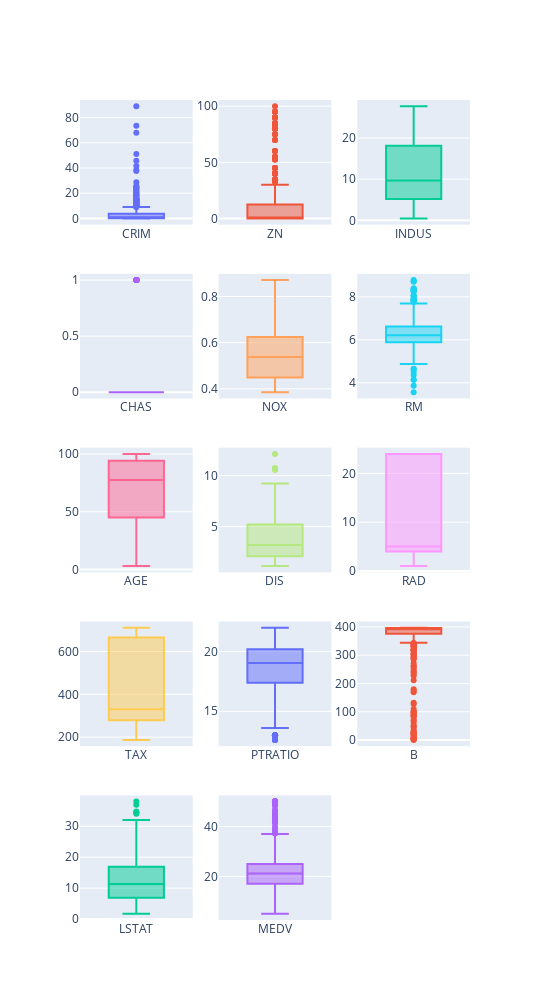

The code cell stored with this chart in its notebook:
### Code cell
total_items = len(df.columns)
items_per_row = 3
total_rows = math.ceil(total_items / items_per_row)

fig = make_subplots(rows=total_rows, cols=items_per_row)

cur_row = 1
cur_col = 1

for index, column in enumerate(df.columns):
    fig.add_trace(go.Box(y=df[column], name=column), row=cur_row, col=cur_col)
    
    if cur_col % items_per_row == 0:
        cur_col = 1
        cur_row = cur_row + 1
    else:
        cur_col = cur_col + 1
    

fig.update_layout(height=1000, width=550,  showlegend=False)
fig.show()

### Figure 1 — Plotly figure (JSON) as saved in the notebook; plotly's stock layout.template omitted (floating-point values rounded to 4 significant figures; data arrays with more than 128 entries replaced by an {"elided": "..."} marker saying what was removed)
{"data": [{"name": "CRIM", "type": "box", "xaxis": "x", "y": {"elided": "506 float values"}, "yaxis": "y"}, {"name": "ZN", "type": "box", "xaxis": "x2", "y": {"elided": "506 float values"}, "yaxis": "y2"}, {"name": "INDUS", "type": "box", "xaxis": "x3", "y": {"elided": "506 float values"}, "yaxis": "y3"}, {"name": "CHAS", "type": "box", "xaxis": "x4", "y": {"elided": "506 int values"}, "yaxis": "y4"}, {"name": "NOX", "type": "box", "xaxis": "x5", "y": {"elided": "506 float values"}, "yaxis": "y5"}, {"name": "RM", "type": "box", "xaxis": "x6", "y": {"elided": "506 float values"}, "yaxis": "y6"}, {"name": "AGE", "type": "box", "xaxis": "x7", "y": {"elided": "506 float values"}, "yaxis": "y7"}, {"name": "DIS", "type": "box", "xaxis": "x8", "y": {"elided": "506 float values"}, "yaxis": "y8"}, {"name": "RAD", "type": "box", "xaxis": "x9", "y": {"elided": "506 int values"}, "yaxis": "y9"}, {"name": "TAX", "type": "box", "xaxis": "x10", "y": {"elided": "506 int values"}, "yaxis": "y10"}, {"name": "PTRATIO", "type": "box", "xaxis": "x11", "y": {"elided": "506 float values"}, "yaxis": "y11"}, {"name": "B", "type": "box", "xaxis": "x12", "y": {"elided": "506 float values"}, "yaxis": "y12"}, {"name": "LSTAT", "type": "box", "xaxis": "x13", "y": {"elided": "506 float values"}, "yaxis": "y13"}, {"name": "MEDV", "type": "box", "xaxis": "x14", "y": {"elided": "506 float values"}, "yaxis": "y14"}], "layout": {"height": 1000, "showlegend": false, "width": 550, "xaxis": {"anchor": "y", "domain": [0, 0.2889]}, "xaxis10": {"anchor": "y10", "domain": [0, 0.2889]}, "xaxis11": {"anchor": "y11", "domain": [0.3556, 0.6444]}, "xaxis12": {"anchor": "y12", "domain": [0.7111, 1]}, "xaxis13": {"anchor": "y13", "domain": [0, 0.2889]}, "xaxis14": {"anchor": "y14", "domain": [0.3556, 0.6444]}, "xaxis15": {"anchor": "y15", "domain": [0.7111, 1]}, "xaxis2": {"anchor": "y2", "domain": [0.3556, 0.6444]}, "xaxis3": {"anchor": "y3", "domain": [0.7111, 1]}, "xaxis4": {"anchor": "y4", "domain": [0, 0.2889]}, "xaxis5": {"anchor": "y5", "domain": [0.3556, 0.6444]}, "xaxis6": {"anchor": "y6", "domain": [0.7111, 1]}, "xaxis7": {"anchor": "y7", "domain": [0, 0.2889]}, "xaxis8": {"anchor": "y8", "domain": [0.3556, 0.6444]}, "xaxis9": {"anchor": "y9", "domain": [0.7111, 1]}, "yaxis": {"anchor": "x", "domain": [0.848, 1]}, "yaxis10": {"anchor": "x10", "domain": [0.212, 0.364]}, "yaxis11": {"anchor": "x11", "domain": [0.212, 0.364]}, "yaxis12": {"anchor": "x12", "domain": [0.212, 0.364]}, "yaxis13": {"anchor": "x13", "domain": [0, 0.152]}, "yaxis14": {"anchor": "x14", "domain": [0, 0.152]}, "yaxis15": {"anchor": "x15", "domain": [0, 0.152]}, "yaxis2": {"anchor": "x2", "domain": [0.848, 1]}, "yaxis3": {"anchor": "x3", "domain": [0.848, 1]}, "yaxis4": {"anchor": "x4", "domain": [0.636, 0.788]}, "yaxis5": {"anchor": "x5", "domain": [0.636, 0.788]}, "yaxis6": {"anchor": "x6", "domain": [0.636, 0.788]}, "yaxis7": {"anchor": "x7", "domain": [0.424, 0.576]}, "yaxis8": {"anchor": "x8", "domain": [0.424, 0.576]}, "yaxis9": {"anchor": "x9", "domain": [0.424, 0.576]}}}
